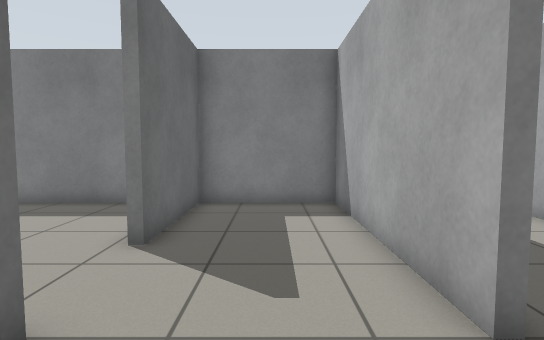
View 1 (above)

17 first-person views from a walk through a world built for the Gazebo simulator. The camera is 0.92 m above the floor, tilts 4° down and sees 80° across. The floor is counted in squares, 0.5 m on a side. Each view is taken from the middle of a square. On the plan, view 1 faces up. The plan holds only what a view shows up to about 17 squares ahead; the rest is blank.

View 2
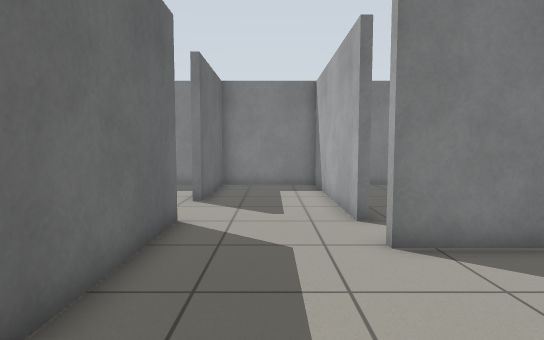

View 3
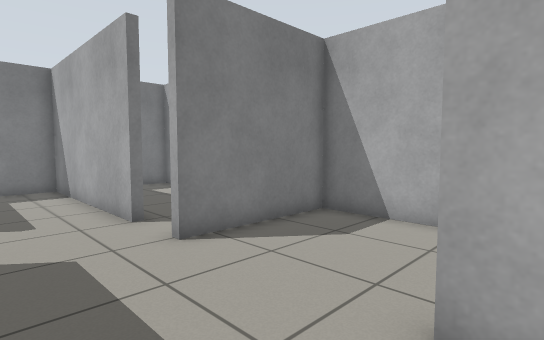

View 4
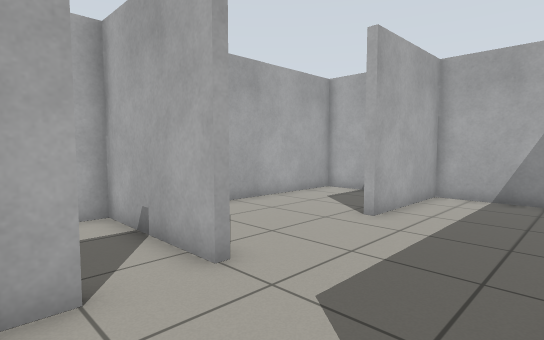

View 5
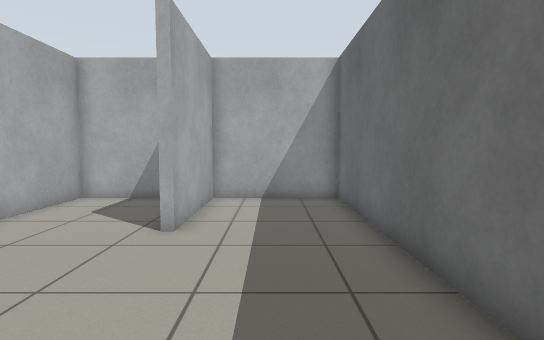

View 6
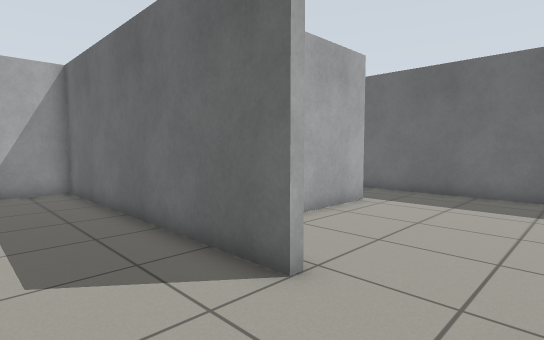

View 7
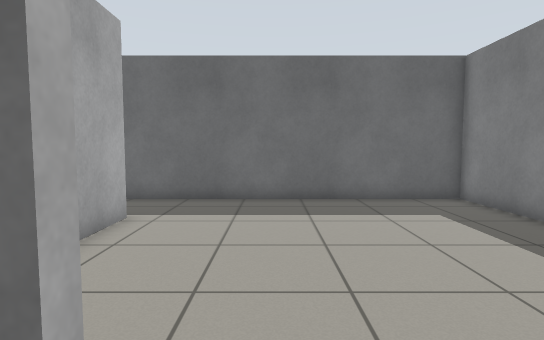

View 8
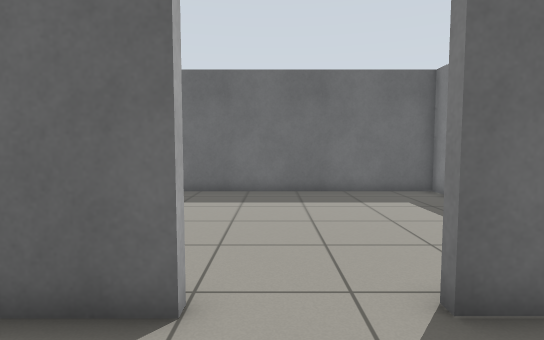

View 9
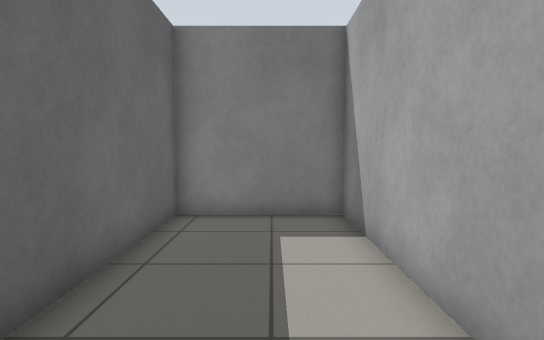

View 10
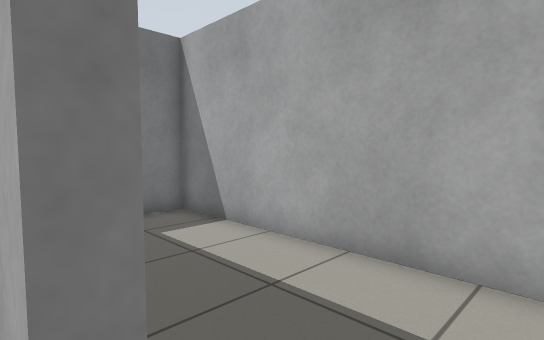

View 11
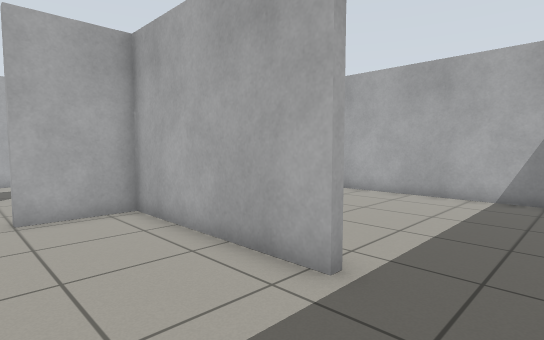

View 12
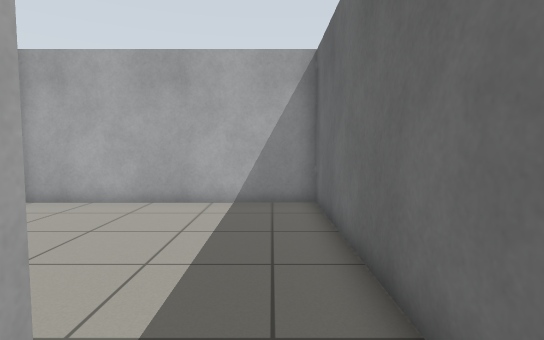

View 13
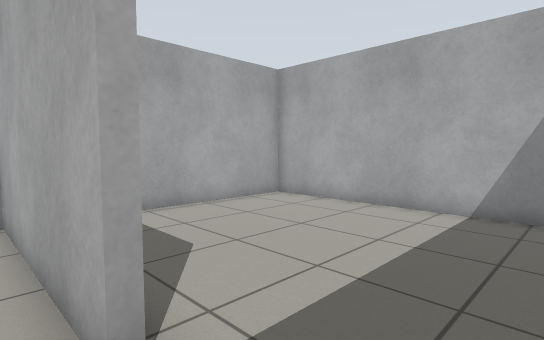

View 14
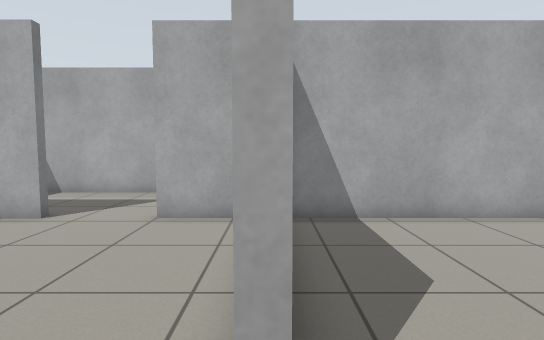

View 15
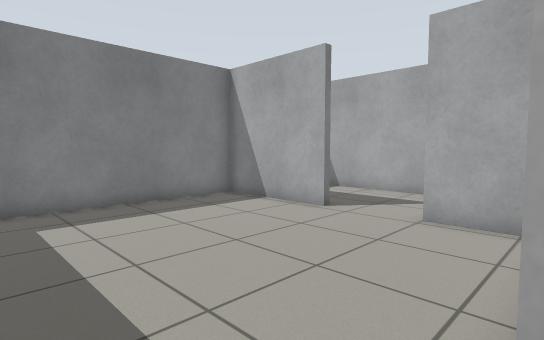

View 16
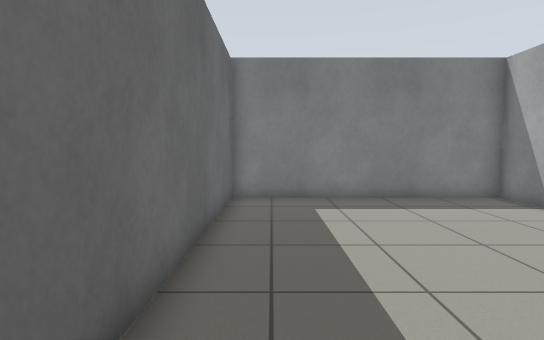

View 17
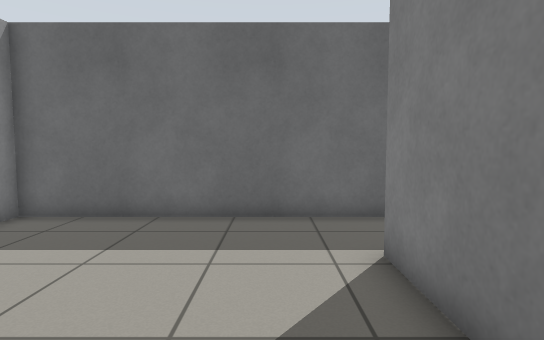

### Floor plan
Points are (right, up) in squares from view 1. A wall is a line through its corners. A room is listed if a view was taken in it or the views show most of it. See-through windows are left out.
Room 1 (views 1, 2, 3)
walls: (4, -8.7) (6.9, -8.7) (6.9, 0.8) (2.1, 0.8); (-2.4, 1.5) (-2.4, -8.7) (2.1, -8.7) (2.1, -4)
ways out: opening at (0.5, 1) to room 2
Room 2 (views 4, 5, 6, 7, 8)
walls: (2.1, 3) (2.1, 10.7) (-2.4, 10.7) (-2.4, 5.9); (-2.7, 3) (-2.4, 3) (-2.4, 1.5)
ways out: opening at (0.5, 1) to room 1; opening at (1, 2) to room 3; opening at (-2, 4) to room 4
Room 3 (views 9, 10)
walls: (2.5, 3) (2.1, 3); (2.1, 1.1) (6.9, 1.1) (6.9, 10.7) (2.4, 10.7) (2.4, 4.9)
ways out: opening at (1, 2) to room 2
Room 4 (views 11, 12, 13)
walls: (-2.7, 5.9) (-2.7, 10.7) (-12.5, 10.7) (-12.5, 0.5); (-9.5, 0.2) (-2.7, 0.2) (-2.7, 3)
ways out: opening at (-2, 4) to room 2; opening at (-11, 0) to room 5
Room 5 (views 14, 15, 16, 17)
walls: (-6.1, -0.1) (-9.5, -0.1); (-12.5, 0.5) (-12.5, -8.7) (-2.7, -8.7) (-2.7, -0.5)
ways out: opening at (-11, 0) to room 4

Positions as (right, up) in squares from view 1, and headings:
1: (0, 0), facing up
2: (0, -5), facing up
3: (-1, -5), facing up-right
4: (-2, 4), facing down-right
5: (0, 3), facing down
6: (1, 6), facing down-left
7: (-1, 4), facing left
8: (1, 4), facing left
9: (5, 2), facing up
10: (2, 2), facing up-right
11: (-12, 4), facing down-right
12: (-11, 2), facing down
13: (-12, 1), facing down-right
14: (-11, 0), facing right
15: (-11, 0), facing up-right
16: (-11, -1), facing up
17: (-4, -2), facing left
